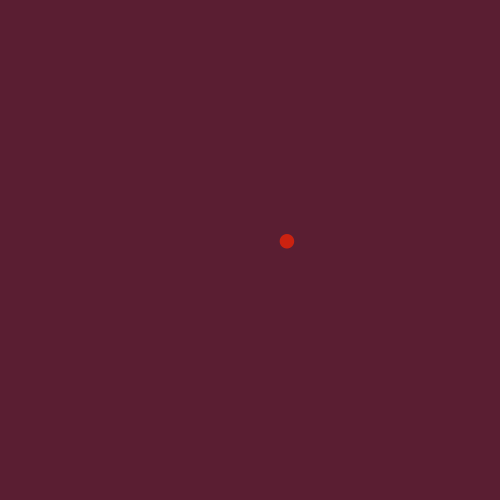
Frame 1 (no input)
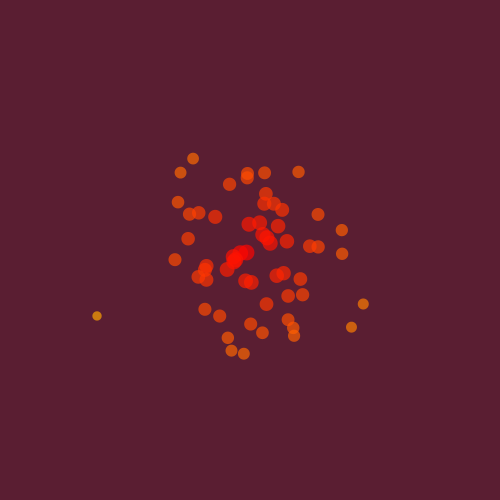
Frame 60 (the mouse pressed at the canvas centre just before this capture)
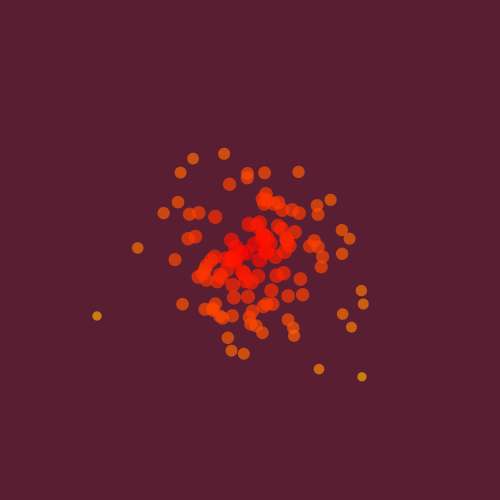
Frame 120 (the mouse held since frame 60 and released just before this capture)

The Processing sketch that drew these frames (run headless with seeded random() and noise(); from frame 60 on, the mouse is pressed at the canvas centre):

// Processing sketch: exercise_i4
// ── exercise_i4.pde
//float h = random(200,300);
import java.util.*;
Random generator;
float tam;
void setup(){
	size(500, 500);
	background(90, 30, 50);
	//background(255);

	generator = new Random();
}

void draw(){
	float xloc = (float) generator.nextGaussian();
	float yloc = (float) generator.nextGaussian();
	
	float sdx = 50;
	float meanx = width/2;

	float sdy = 50;
	float meany = height/2;

	xloc = (sdx * xloc) + meanx;
	yloc = (sdy * yloc) + meany;

	float distancia = dist(width/2, height/2, xloc, yloc);

	float distanciamap = map(distancia, 0, 354, 16, 2);
// ----los dibujos se dibujan solo cuando están a una distancia entre 100 y 120 del centro----
	//if(distancia > 100 && distancia < 120){
	//noStroke();
	//fill(255, 10);
	//ellipse(xloc, yloc, 16, 16);
	//}

// ---- los colores cambian segun qué tan lejos estan del centro ----

	noStroke();
	fill(255, distancia, 0, 175);
	ellipse(xloc, yloc, distanciamap, distanciamap);
	
}
